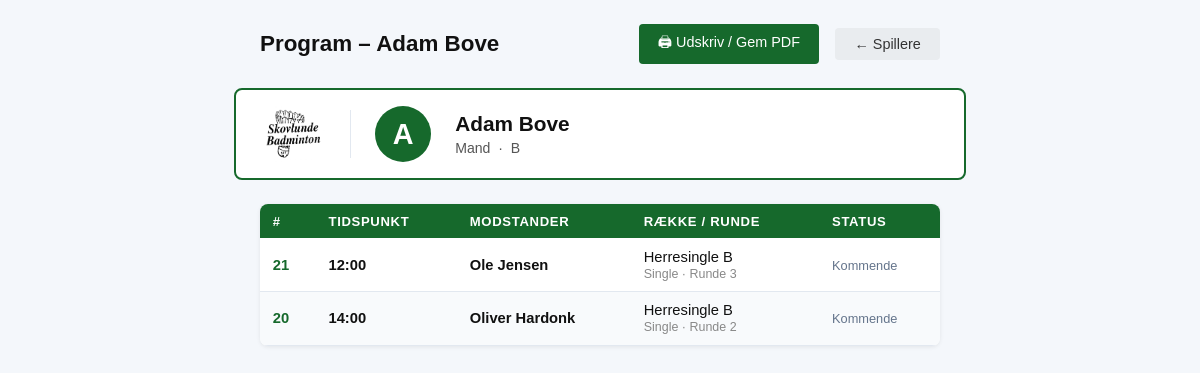
The page /players/13/schedule/ (signed in) on the database its author committed.
### players/models.py (models this page shows, shortened)
class Player(models.Model):
    name = models.CharField(max_length=100, verbose_name=_("Navn"))
    age = models.IntegerField(verbose_name=_("Alder"), blank=True, null=True)
    GENDER_CHOICES = [
        ('M', _('Mand')),
        ('K', _('Kvinde')),
    ]
    division = models.CharField(max_length=30, blank=True, verbose_name=_("Division"))
    gender = models.CharField(max_length=1, choices=GENDER_CHOICES, default='M', verbose_name=_("Køn"))
    rest_until = models.DateTimeField(
        null=True, blank=True,
        verbose_name=_("Hviler indtil"),
        help_text=_("Spilleren er i hvileperiode og kan ikke starte nye kampe før dette tidspunkt."),
    )
    owner = models.ForeignKey(
        settings.AUTH_USER_MODEL,
        on_delete=models.SET_NULL,
        null=True, blank=True,
        related_name='players',
        verbose_name=_("Klubbruger"),
    )

class Team(models.Model):
    PAIR_TYPE_CHOICES = [
        ('double', _('Double')),
        ('mixed', _('Mixeddouble')),
    ]
    player1 = models.ForeignKey(Player, on_delete=models.CASCADE, related_name='team_player1')
    player2 = models.ForeignKey(Player, on_delete=models.SET_NULL, related_name='team_player2', null=True, blank=True)
    pair_type = models.CharField(
        max_length=10, choices=PAIR_TYPE_CHOICES, null=True, blank=True,
        verbose_name=_('Par-type'),
        help_text=_('Double: samme køn · Mixeddouble: blandede'),
    )
    division = models.CharField(
        max_length=30, blank=True, null=True,
        verbose_name=_('Række'),
    )
    name = models.CharField(max_length=100, blank=True, null=True)

### tournaments/models.py (models this page shows, shortened)
class Tournament(models.Model):
    name = models.CharField(max_length=200, verbose_name=_("Navn"))
    date = models.DateField(verbose_name=_("Dato"))
    DIVISION_MODEL_CHOICES = [
        ('youth', _('Ungdomsrækker (U9-U19)')),
        ('mixed', _('Blandede rækker (A, B, C)')),
    ]
    division_model = models.CharField(max_length=10, choices=DIVISION_MODEL_CHOICES, verbose_name=_("Divisionsmodel"))
    SCORING_MODEL_CHOICES = [
        ('best_of_3_21', _('Bedst af 3 sæt til 21')),
        ('best_of_5_15', _('Bedst af 5 sæt til 15')),
    ]
    scoring_model = models.CharField(
        max_length=20,
        choices=SCORING_MODEL_CHOICES,
        default='best_of_3_21',
        verbose_name=_("Scoringsmodel")
    )
    single_match_duration = models.IntegerField(
        help_text=_("Varighed af en singlekamp i minutter"),
        default=30,
        verbose_name=_("Singlekamp varighed")
    )
    double_match_duration = models.IntegerField(
        help_text=_("Varighed af en doublekamp i minutter"),
        default=40,
        verbose_name=_("Doublekamp varighed")
    )
    player_break_time = models.IntegerField(
        help_text=_("Minimum hvileperiode for spillere mellem kampe i minutter"),
        default=15,
        verbose_name=_("Spillers pausetid")
    )
    court_count = models.IntegerField(
        default=4,
        verbose_name=_("Antal baner"),
        help_text=_("Antal tilgængelige baner under turneringen"),
    )
    start_time = models.TimeField(
        null=True, blank=True,
        verbose_name=_("Starttidspunkt"),
        help_text=_("Klokkeslæt for første kamp"),
    )
    schedule_locked = models.BooleanField(
        default=False,
        verbose_name=_("Program låst"),
        help_text=_("Når programmet er låst, kan kampprogram og spilleplan ikke ændres."),
    )
    logo = models.ImageField(
        upload_to='tournament_logos/',
        null=True, blank=True,
        verbose_name=_("Logo"),
        help_text=_("Logo vises på udprintede programmer og spilleplaner."),
    )
    owner = models.ForeignKey(
        settings.AUTH_USER_MODEL,
        on_delete=models.SET_NULL,
        null=True, blank=True,
        related_name='tournaments',
        verbose_name=_("Klubbruger"),
    )

class Match(models.Model):
    STATUS_CHOICES = [
        ('pending', _('Pending')),
        ('in_progress', _('In Progress')),
        ('completed', _('Completed')),
    ]
    division = models.ForeignKey(Division, on_delete=models.CASCADE, related_name='matches')
    team1 = models.ForeignKey('players.Team', on_delete=models.SET_NULL, null=True, blank=True, related_name='team1_matches')
    team2 = models.ForeignKey('players.Team', on_delete=models.SET_NULL, null=True, blank=True, related_name='team2_matches')
    winner = models.ForeignKey('players.Team', on_delete=models.SET_NULL, null=True, blank=True, related_name='won_matches', verbose_name=_("Winner"))
    score = models.CharField(max_length=50, blank=True, null=True, verbose_name=_("Score"))
    match_round = models.IntegerField(default=1, verbose_name=_("Round"))
    match_number = models.IntegerField(null=True, blank=True, verbose_name=_("Match Number"))
    bracket_slot = models.IntegerField(null=True, blank=True, verbose_name=_("Bracket Slot"))
    bracket_label = models.CharField(max_length=120, null=True, blank=True, verbose_name=_("Bracket Label"))
    status = models.CharField(max_length=20, choices=STATUS_CHOICES, default='pending', verbose_name=_("Status"))
    walkover = models.BooleanField(default=False, verbose_name=_("Walk-over"))
    scheduled_time = models.DateTimeField(verbose_name=_("Scheduled Time"), null=True, blank=True)
    court = models.CharField(max_length=50, blank=True, null=True, verbose_name=_("Court"))
    group_number = models.IntegerField(null=True, blank=True, verbose_name=_("Gruppe nr."))
    phase = models.CharField(
        max_length=10, default='group',
        choices=[('group', _('Gruppespil')), ('playoff', _('Slutspil'))],
        verbose_name=_("Fase"),
    )

class Division(models.Model):
    DISCIPLINE_CHOICES = [
        ('single', _('Single')),
        ('double', _('Double')),
        ('mixed', _('Mixeddouble')),
    ]
    TOURNAMENT_TYPE_CHOICES = [
        ('group', _('Gruppe (round-robin)')),
        ('playoff', _('Gruppe med slutspil')),
        ('tree', _('Enkeltelimination')),
    ]
    tournament = models.ForeignKey(Tournament, on_delete=models.CASCADE, related_name='divisions')
    name = models.CharField(max_length=100, verbose_name=_("Rækkenavn"))
    discipline = models.CharField(
        max_length=10, choices=DISCIPLINE_CHOICES, default='single',
        verbose_name=_("Disciplin")
    )
    tournament_type = models.CharField(
        max_length=10, choices=TOURNAMENT_TYPE_CHOICES, default='group',
        verbose_name=_("Turneringstype")
    )
    group_count = models.IntegerField(
        default=2, verbose_name=_("Antal grupper"),
        help_text=_("Antal grupper i gruppespillet (kun ved 'Gruppe med slutspil')."),
    )
    advance_count = models.IntegerField(
        default=2, verbose_name=_("Antal der går videre"),
        help_text=_("Antal spillere/hold der går videre fra hver gruppe til slutspillet."),
    )
    schedule_priority = models.IntegerField(
        default=5,
        verbose_name=_("Spilleplansprioritet"),
        help_text=_("1 = planlæg tidligst · 10 = planlæg sidst. Brug dette til at sikre at yngre rækker spiller færdigt først."),
    )
    teams = models.ManyToManyField('players.Team', related_name='divisions', blank=True, verbose_name=_("Deltagere"))

### players/views.py (the view)
# urls.py: path('<int:pk>/schedule/', views.player_schedule_print, name='player_schedule_print'),
@login_required
def player_schedule_print(request, pk):
    from tournaments.models import Match, Tournament, DivisionSeed
    player = get_object_or_404(Player, pk=pk, owner=request.user)
    teams = Team.objects.filter(Q(player1=player) | Q(player2=player))
    matches = list(
        Match.objects
        .filter(Q(team1__in=teams) | Q(team2__in=teams))
        .filter(scheduled_time__isnull=False)
        .exclude(match_number=None)
        .select_related('team1', 'team2', 'division', 'division__tournament', 'winner')
        .order_by('scheduled_time')
    )
    tournament_ids = set(m.division.tournament_id for m in matches)
    seed_lookup = {
        (s.division_id, s.team_id): s.seed_number
        for s in DivisionSeed.objects.filter(division__tournament_id__in=tournament_ids)
    }
    for match in matches:
        s1 = seed_lookup.get((match.division_id, match.team1_id))
        s2 = seed_lookup.get((match.division_id, match.team2_id))
        match.t1_seed = f' ({s1})' if s1 else ''
        match.t2_seed = f' ({s2})' if s2 else ''
    logo_tournament = None
    if len(tournament_ids) == 1:
        logo_tournament = matches[0].division.tournament if matches else None
    return render(request, 'players/player_schedule_print.html', {
        'player': player,
        'matches': matches,
        'logo_tournament': logo_tournament,
    })

### players/templates/players/player_schedule_print.html (shortened to what this page needs)
<!DOCTYPE html>
<html lang="da">
<head>
</head>
<body>
<div class="screen-header">
  <h1>Program – {{ player.name }}</h1>
  <button class="btn btn-primary" onclick="window.print()">🖨 Udskriv / Gem PDF</button>
  <a href="{% url 'player_list' %}" class="btn btn-secondary">← Spillere</a>
</div>
<div class="player-card">
  {% if logo_tournament.logo %}
  <img src="{{ logo_tournament.logo.url }}" alt="Logo" class="player-card-logo">
  {% endif %}
  <div class="player-avatar">{{ player.name|first|upper }}</div>
  <div class="player-info">
    <h2>{{ player.name }}</h2>
    <p>{{ player.get_gender_display }} &nbsp;·&nbsp; {{ player.division }}</p>
  </div>
</div>
{% if matches %}
<div class="match-table-wrap">
  <table>
    <thead>
      <tr>
        <th>#</th>
        <th>Tidspunkt</th>
        <th>Modstander</th>
        <th>Række / Runde</th>
        <th>Status</th>
      </tr>
    </thead>
    <tbody>
      {% for match in matches %}
      <tr>
        <td class="kamp-nr">{{ match.match_number }}</td>
        <td class="tid">{{ match.scheduled_time|time:"H:i" }}</td>
        <td class="modstander">
          {% if match.team1 and match.team2 %}
            {% if match.team1.player1.id == player.id or match.team1.player2.id == player.id %}
              {{ match.team2.name }}{{ match.t2_seed }}
            {% else %}
              {{ match.team1.name }}{{ match.t1_seed }}
            {% endif %}
          {% else %}
            –
          {% endif %}
        </td>
        <td>
          <span>{{ match.division.name }}</span><br>
          <span class="division-label">{{ match.division.get_discipline_display }} · Runde {{ match.match_round }}</span>
        </td>
        <td>
          {% if match.status == 'completed' %}
            <span class="status-done">✓ Afsluttet</span>
            {% if match.score %}<br><span style="font-size:0.78rem; color:#555;">{{ match.score }}</span>{% endif %}
          {% elif match.status == 'in_progress' %}
            <span class="status-active">▶ I gang</span>
          {% else %}
            <span class="status-pending">Kommende</span>
          {% endif %}
        </td>
      </tr>
      {% endfor %}
    </tbody>
  </table>
</div>
{% else %}
<div class="no-matches">
  <div style="font-size:2rem; margin-bottom:0.5rem;">📅</div>
  <p>Ingen kampe med tidspunkt fundet for {{ player.name }}.<br>
  Sørg for at turneringen har en spilleplan genereret.</p>
</div>
{% endif %}
</body>
</html>

### players/templates/players/player_schedule_print.html (style rules this page uses)
body { font-family: Arial, Helvetica, sans-serif; background: #f4f7fb; margin: 0; padding: 1.5rem; color: #111; }
.screen-header { max-width: 680px; margin: 0 auto 1.5rem; display: flex; align-items: center; gap: 1rem; flex-wrap: wrap; }
.screen-header h1 { margin: 0; font-size: 1.4rem; flex: 1; }
.btn { display: inline-block; padding: 0.5rem 1.2rem; border-radius: 4px; text-decoration: none; font-size: 0.9rem; cursor: pointer; border: none; }
.btn-primary { background: #16692c; color: #fff; }
.btn-secondary { background: #e9ecef; color: #333; }
.player-card { max-width: 680px; margin: 0 auto 1.5rem; background: #fff; border: 2px solid #16692c; border-radius: 8px; padding: 1rem 1.5rem; display: flex; align-items: center; gap: 1.5rem; }
.player-card-logo { max-height: 56px; max-width: 110px; object-fit: contain; flex-shrink: 0; }
.player-avatar { width: 56px; height: 56px; background: #16692c; color: #fff; border-radius: 50%; display: flex; align-items: center; justify-content: center; font-size: 1.8rem; font-weight: 700; flex-shrink: 0; }
.player-info h2 { margin: 0 0 0.2rem; font-size: 1.3rem; }
.player-info p { margin: 0; color: #555; font-size: 0.88rem; }
.match-table-wrap { max-width: 680px; margin: 0 auto; }
table { width: 100%; border-collapse: collapse; background: #fff; border-radius: 8px; overflow: hidden; box-shadow: 0 1px 4px rgba(0,0,0,.08); }
thead th { background: #16692c; color: #fff; padding: 0.6rem 0.8rem; font-size: 0.82rem; text-transform: uppercase; letter-spacing: 0.05em; text-align: left; }
tbody tr:nth-child(even) { background: #f8fafc; }
tbody tr { border-bottom: 1px solid #e2e8f0; }
tbody td { padding: 0.65rem 0.8rem; font-size: 0.92rem; vertical-align: middle; }
.kamp-nr { font-weight: 700; color: #16692c; white-space: nowrap; }
.tid { white-space: nowrap; font-weight: 600; }
.modstander { font-weight: 600; }
.division-label { font-size: 0.78rem; color: #888; }
.status-pending { color: #64748b; font-size: 0.8rem; }

### rows shown on the page
Player: name "Adam Bove", name|first "A", gender "Mand", division "B"
Tournament: logo (picture)
Match: match_number "21", scheduled_time "12:00", team2.name "Ole Jensen", division.name "Herresingle B", division.discipline "Single", match_round "3", status "Kommende"
Match: match_number "20", scheduled_time "14:00", team2.name "Oliver Hardonk", division.name "Herresingle B", division.discipline "Single", match_round "2", status "Kommende"
